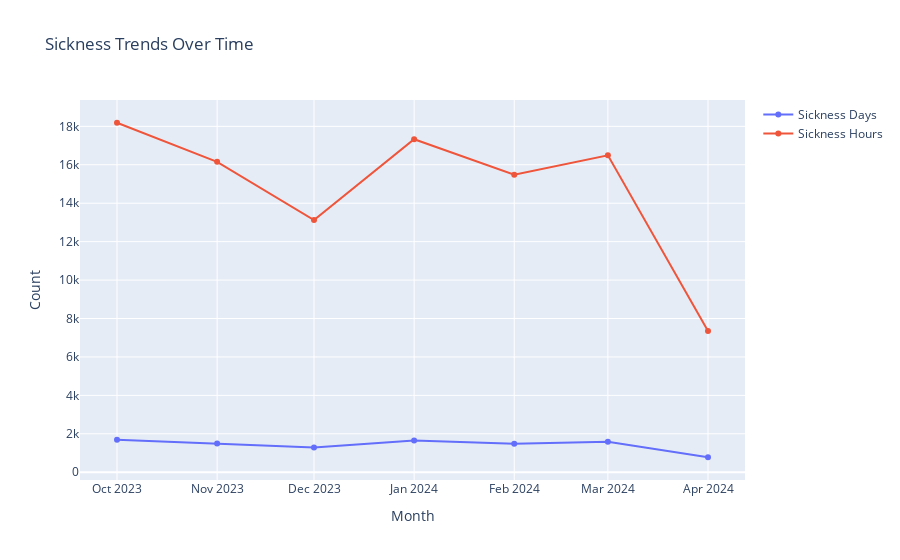

This figure's notebook cell:
### Code cell
# Time-series analysis for sickness trends across months
fig = go.Figure()
fig.add_trace(go.Scatter(x=merged_data["Month"], y=merged_data["quantityInDays"],
                         mode='lines+markers', name='Sickness Days'))
fig.add_trace(go.Scatter(x=merged_data["Month"], y=merged_data["quantityInHours"],
                         mode='lines+markers', name='Sickness Hours'))
fig.update_layout(title="Sickness Trends Over Time",
                  xaxis_title="Month",
                  yaxis_title="Count",
                  hovermode="x unified")
fig.show()

### Figure 1 — Plotly figure (JSON) as saved in the notebook; plotly's stock layout.template omitted (floating-point values rounded to 4 significant figures)
{"data": [{"mode": "lines+markers", "name": "Sickness Days", "type": "scatter", "x": ["2023-10", "2023-11", "2023-12", "2024-01", "2024-02", "2024-03", "2024-04"], "y": [1691, 1491, 1292, 1648, 1487, 1592.0, 780]}, {"mode": "lines+markers", "name": "Sickness Hours", "type": "scatter", "x": ["2023-10", "2023-11", "2023-12", "2024-01", "2024-02", "2024-03", "2024-04"], "y": [18190.0, 16160.0, 13120.0, 17330.0, 15480.0, 16494, 7347]}], "layout": {"autosize": true, "hovermode": "x unified", "title": {"text": "Sickness Trends Over Time"}, "xaxis": {"autorange": true, "range": ["2023-09-19 20:27:25.0791", "2024-04-12 03:32:34.9209"], "title": {"text": "Month"}, "type": "date"}, "yaxis": {"autorange": true, "range": [-656.5, 19620.0], "title": {"text": "Count"}, "type": "linear"}}}
